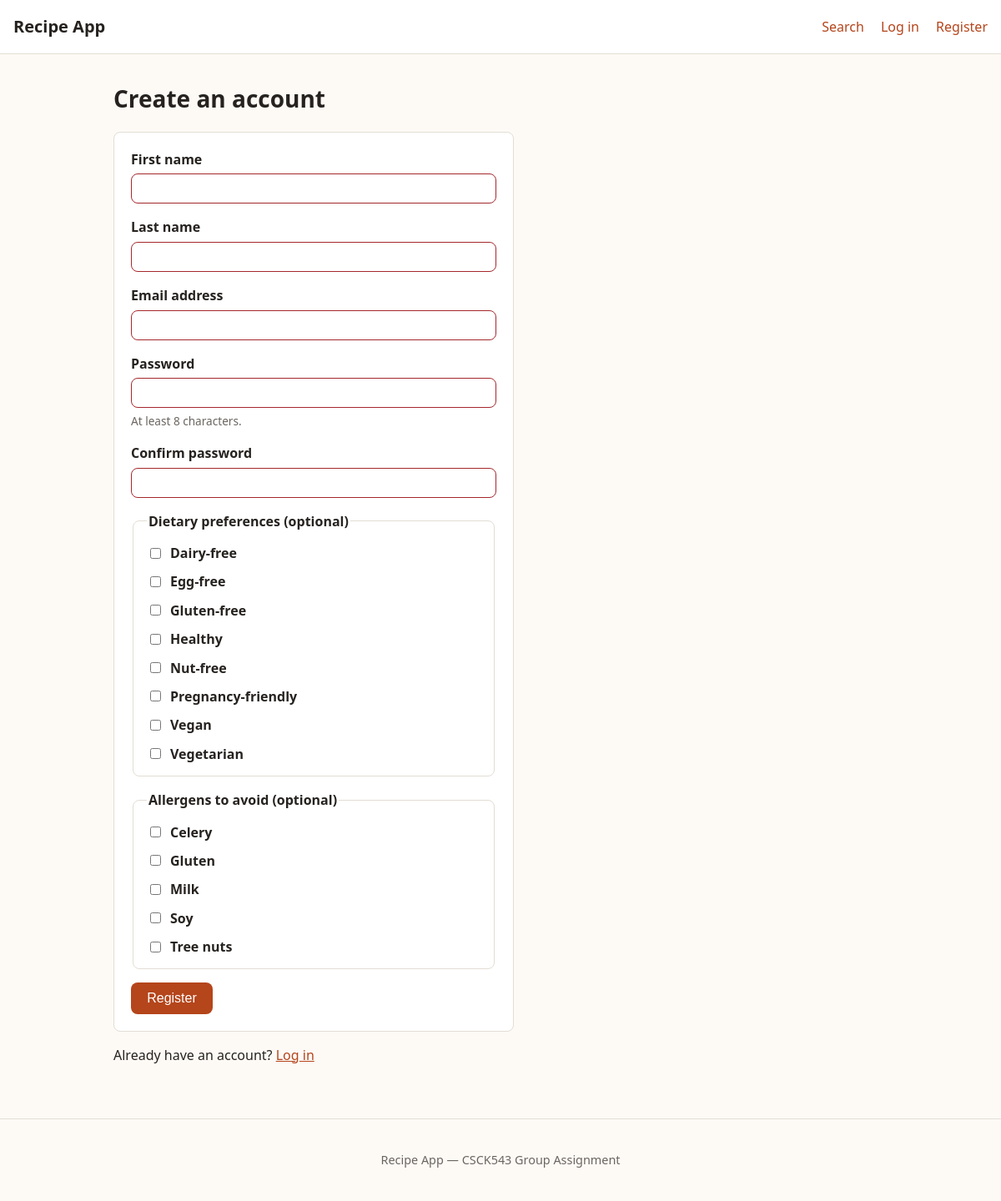
/register.php, run on the app's committed database.
### tables this page shows
CREATE TABLE categories (
    category_id INT AUTO_INCREMENT PRIMARY KEY,

    category_name VARCHAR(100) NOT NULL,

    category_type ENUM(
        'Course',
        'Dietary',
        'Cuisine',
        'Other'
    ) NOT NULL DEFAULT 'Other',

    UNIQUE (
        category_name,
        category_type
    )
);

CREATE TABLE allergens (
    allergen_id INT AUTO_INCREMENT PRIMARY KEY,

    allergen_name VARCHAR(100) NOT NULL UNIQUE
);

### includes/auth.php (called while the page is built, shortened)
<?php
function isLoggedIn(): bool
{
    return isset($_SESSION['user_id']);
}

### register.php (the view, shortened to what this page needs)
<?php
require_once __DIR__ . '/includes/db.php';
require_once __DIR__ . '/includes/auth.php';
$firstName = '';
$lastName  = '';
$email     = '';
$selectedDietary  = [];
$selectedAllergens = [];
$dietaryOptions = $pdo->query(
    "SELECT category_id, category_name FROM categories WHERE category_type = 'Dietary' ORDER BY category_name"
)->fetchAll();
$allergenOptions = $pdo->query(
    "SELECT allergen_id, allergen_name FROM allergens ORDER BY allergen_name"
)->fetchAll();
require __DIR__ . '/includes/header.php';
?>
<h1>Create an account</h1>
<form method="POST" action="register.php" class="form-card" id="register-form" novalidate>
    <div class="form-row">
        <label for="first_name">First name</label>
        <input type="text" id="first_name" name="first_name" maxlength="50" required
               value="<?= htmlspecialchars($firstName) ?>">
    </div>
    <div class="form-row">
        <label for="last_name">Last name</label>
        <input type="text" id="last_name" name="last_name" maxlength="50" required
               value="<?= htmlspecialchars($lastName) ?>">
    </div>
    <div class="form-row">
        <label for="email">Email address</label>
        <input type="email" id="email" name="email" required
               value="<?= htmlspecialchars($email) ?>">
    </div>
    <div class="form-row">
        <label for="password">Password</label>
        <input type="password" id="password" name="password" minlength="8" required
               aria-describedby="password-hint">
        <small id="password-hint">At least 8 characters.</small>
    </div>
    <div class="form-row">
        <label for="confirm_password">Confirm password</label>
        <input type="password" id="confirm_password" name="confirm_password" minlength="8" required>
    </div>
    <fieldset class="form-row">
        <legend>Dietary preferences (optional)</legend>
        <?php foreach ($dietaryOptions as $option): ?>
            <label class="checkbox-label">
                <input type="checkbox" name="dietary[]" value="<?= (int) $option['category_id'] ?>"
                    <?= in_array((int) $option['category_id'], $selectedDietary, true) ? 'checked' : '' ?>>
                <?= htmlspecialchars($option['category_name']) ?>
            </label>
        <?php endforeach; ?>
    </fieldset>
    <fieldset class="form-row">
        <legend>Allergens to avoid (optional)</legend>
        <?php foreach ($allergenOptions as $option): ?>
            <label class="checkbox-label">
                <input type="checkbox" name="allergens[]" value="<?= (int) $option['allergen_id'] ?>"
                    <?= in_array((int) $option['allergen_id'], $selectedAllergens, true) ? 'checked' : '' ?>>
                <?= htmlspecialchars($option['allergen_name']) ?>
            </label>
        <?php endforeach; ?>
    </fieldset>
    <button type="submit" class="btn btn-primary">Register</button>
</form>
<p>Already have an account? <a href="login.php">Log in</a></p>
<?php require __DIR__ . '/includes/footer.php'; ?>

### includes/header.php (shortened to what this page needs)
<!DOCTYPE html>
<html lang="en">
<head>
    <link rel="stylesheet" href="assets/css/style.css">
</head>
<body>
<header class="site-header">
    <a href="index.php" class="logo">Recipe App</a>
    <nav id="site-nav">
        <a href="index.php">Search</a>
        <?php if (isLoggedIn()): ?>
            <a href="account.php">Account</a>
            <a href="logout.php">Log out</a>
        <?php else: ?>
            <a href="login.php">Log in</a>
            <a href="register.php">Register</a>
        <?php endif; ?>
    </nav>
</header>
<main class="site-main">

### includes/footer.php (shortened to what this page needs)
</main>
<footer class="site-footer">
    <p>Recipe App &mdash; CSCK543 Group Assignment</p>
</footer>
</body>
</html>

### assets/css/style.css (style rules this page uses)
:root { --color-primary: #b5451b; --color-primary-dark: #8a3414; --color-text: #26221f; --color-muted: #6b6560; --color-bg: #fdfaf6; --color-surface: #ffffff; --color-border: #e3ddd4; --color-success-bg: #eaf6ec; --color-success-text: #276b34; --color-error-bg: #fbeaea; --color-error-text: #a4282c; --radius: 8px; --spacing: 1rem; --max-width: 960px; }
* { box-sizing: border-box; }
html { font-size: 100%; }
body { margin: 0; font-family: 'Segoe UI', system-ui, -apple-system, sans-serif; color: var(--color-text); background: var(--color-bg); line-height: 1.5; }
a { color: var(--color-primary); }
.site-header { display: flex; align-items: center; justify-content: space-between; flex-wrap: wrap; padding: 0.75rem 1rem; background: var(--color-surface); border-bottom: 1px solid var(--color-border); }
.site-header .logo { font-size: 1.25rem; font-weight: 700; text-decoration: none; color: var(--color-text); }
#site-nav { display: none; flex-basis: 100%; flex-direction: column; gap: 0.5rem; margin-top: 0.75rem; }
#site-nav a { text-decoration: none; padding: 0.5rem 0; }
.site-main { max-width: var(--max-width); margin: 0 auto; padding: 1.5rem 1rem 3rem; }
h1 { font-size: 1.75rem; margin-top: 0; }
.form-card { background: var(--color-surface); border: 1px solid var(--color-border); border-radius: var(--radius); padding: 1.25rem; max-width: 480px; }
.form-row { margin-bottom: 1rem; display: flex; flex-direction: column; gap: 0.35rem; }
.form-row label, .form-row legend { font-weight: 600; }
.form-row input[type="text"], .form-row input[type="email"], .form-row input[type="password"] { padding: 0.5rem 0.6rem; border: 1px solid var(--color-border); border-radius: var(--radius); font-size: 1rem; width: 100%; }
.form-row input:invalid:not(:placeholder-shown) { border-color: var(--color-error-text); }
.form-row small { color: var(--color-muted); font-size: 0.85rem; }
fieldset.form-row { border: 1px solid var(--color-border); border-radius: var(--radius); padding: 0.75rem 1rem; }
.checkbox-label { display: flex; align-items: center; gap: 0.5rem; font-weight: 400; padding: 0.15rem 0; }
.checkbox-label input { width: auto; }
.btn { display: inline-block; border: none; border-radius: var(--radius); padding: 0.6rem 1.2rem; font-size: 1rem; cursor: pointer; text-decoration: none; }
.btn-primary { background: var(--color-primary); color: #fff; }
.site-footer { text-align: center; padding: 1.5rem 1rem; color: var(--color-muted); font-size: 0.9rem; border-top: 1px solid var(--color-border); }
@media (min-width: 700px) { #site-nav { display: flex !important; flex-direction: row; flex-basis: auto; margin-top: 0; gap: 1.25rem; } }
@media (min-width: 700px) { .site-main { padding-top: 2rem; } }

### data on the page
categories: category_name "Dairy-free"
categories: category_name "Egg-free"
categories: category_name "Gluten-free"
categories: category_name "Healthy"
categories: category_name "Nut-free"
categories: category_name "Pregnancy-friendly"
categories: category_name "Vegan"
categories: category_name "Vegetarian"
allergens: allergen_name "Celery"
allergens: allergen_name "Gluten"
allergens: allergen_name "Milk"
allergens: allergen_name "Soy"
allergens: allergen_name "Tree nuts"
